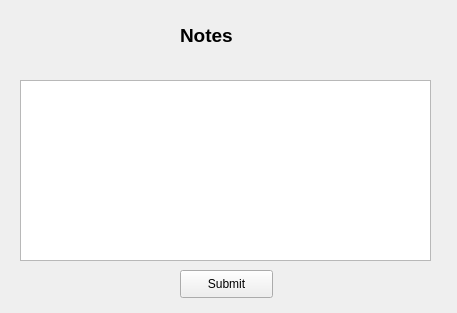
<?xml version="1.0" encoding="UTF-8"?>
<ui version="4.0">
 <class>notes_form</class>
 <widget class="QWidget" name="notes_form">
  <property name="geometry">
   <rect>
    <x>0</x>
    <y>0</y>
    <width>457</width>
    <height>313</height>
   </rect>
  </property>
  <property name="windowTitle">
   <string>Form</string>
  </property>
  <widget class="QTextEdit" name="notes_edit">
   <property name="geometry">
    <rect>
     <x>20</x>
     <y>80</y>
     <width>411</width>
     <height>181</height>
    </rect>
   </property>
  </widget>
  <widget class="QLabel" name="label">
   <property name="geometry">
    <rect>
     <x>180</x>
     <y>20</y>
     <width>171</width>
     <height>31</height>
    </rect>
   </property>
   <property name="font">
    <font>
     <pointsize>14</pointsize>
     <weight>75</weight>
     <bold>true</bold>
    </font>
   </property>
   <property name="text">
    <string>Notes</string>
   </property>
  </widget>
  <widget class="QPushButton" name="notes_submit_button">
   <property name="geometry">
    <rect>
     <x>180</x>
     <y>270</y>
     <width>93</width>
     <height>28</height>
    </rect>
   </property>
   <property name="text">
    <string>Submit</string>
   </property>
  </widget>
 </widget>
 <resources/>
 <connections/>
</ui>
